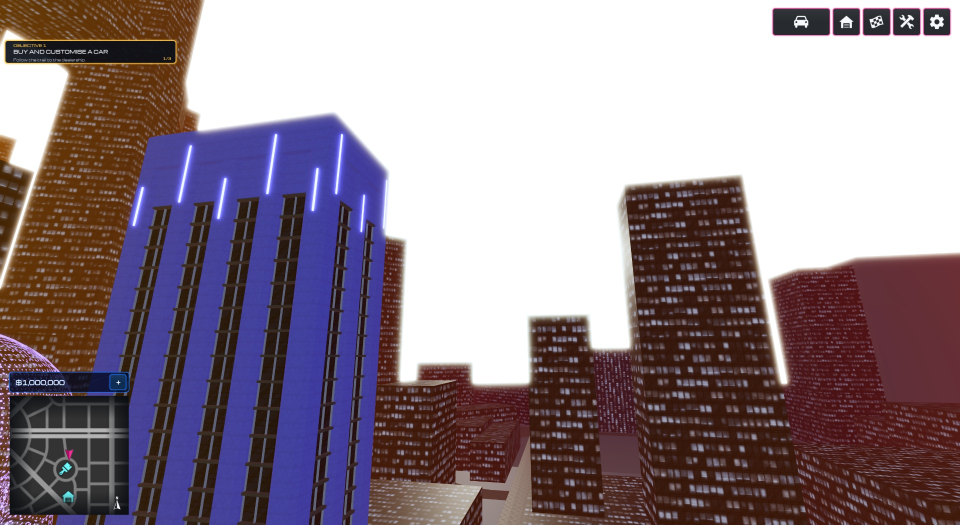
#> input picture scripts/continuous_lighting/evidence/research-20260923/base17.jpg, 1920 x 1049 px, given in place of base17.jpg_raw.png, which was not available (shown at 1/2 size)
$ python -i gen_graffiti.py   (imports and definitions only)
#> lines starting #> are read from the running program, lines starting #| are printed output that depends on the picture; pictures that were not available may be replaced by others from this repository, and a replacement may not be noted
### scripts/south_grid/textures/sglib.py
"""Shared helpers for the South Grid tileable texture generator (numpy + Pillow).
All shapes and filters are periodic, so every map tiles seamlessly."""
import pathlib
import numpy as np
from PIL import Image

N = 1024
OUT = pathlib.Path(__file__).parent / "out"
Y, X = np.mgrid[0:N, 0:N].astype(np.float32) + 0.5


def pd(a, c):
    """Periodic signed distance from coordinate c."""
    return (a - c + N / 2) % N - N / 2


# [4 lines left out: function box_sdf, not called in this run]


def rect_sdf(x0, y0, x1, y1, r=0.0):
    return box_sdf((x0 + x1) / 2, (y0 + y1) / 2, x1 - x0, y1 - y0, r)


def circ_sdf(cx, cy, rad):
    return np.hypot(pd(X, cx), pd(Y, cy)) - rad


def cov(sdf, soft=1.0):
    """Antialiased coverage from a signed distance."""
    return np.clip(0.5 - sdf / soft, 0, 1).astype(np.float32)


def bevel(sdf, width):
    """0 outside, ramps to 1 over `width` pixels inside."""
    return np.clip(-sdf / width, 0, 1).astype(np.float32)


def rect(x0, y0, x1, y1, r=0.0, soft=1.0):
    return cov(rect_sdf(x0, y0, x1, y1, r), soft)


# [5 lines left out: function lerp, not called in this run]


def col(*rgb):
    return np.array(rgb, dtype=np.float32) / 255.0


_K = None


def _kgrid(ax=1.0, ay=1.0):
    f = np.fft.fftfreq(N) * N
    return np.hypot(f[None, :] * ax, f[:, None] * ay)


# [14 lines left out: function fbm, not called in this run]


def blur(img, sigma):
    """Periodic gaussian blur (2D or HxWxC)."""
    f = np.fft.fftfreq(N)
    g = np.exp(-2 * (np.pi * sigma) ** 2 * (f[None, :] ** 2 + f[:, None] ** 2))
    if img.ndim == 2:
        return np.real(np.fft.ifft2(np.fft.fft2(img) * g)).astype(np.float32)
    return np.stack([blur(img[..., i], sigma) for i in range(img.shape[2])], -1)


def normal_from_height(H, strength):
    """OpenGL / Roblox convention: +G = up (towards smaller image row)."""
    dx = (np.roll(H, -1, 1) - np.roll(H, 1, 1)) * 0.5
    dr = (np.roll(H, -1, 0) - np.roll(H, 1, 0)) * 0.5
    nx, ny, nz = -dx * strength, dr * strength, np.ones_like(H)
    ln = np.sqrt(nx * nx + ny * ny + nz * nz)
    return np.stack([nx / ln, ny / ln, nz / ln], -1)


# [8 lines left out: function bake_light, not called in this run]


def save(name, arr):
    OUT.mkdir(parents=True, exist_ok=True)
    a = np.clip(arr, 0, 1)
    a = (a * 255 + 0.5).astype(np.uint8)
    Image.fromarray(a, "L" if a.ndim == 2 else "RGB").save(OUT / name, optimize=True)


def save_set(slug, C, H, strength, R, M=None):
    nrm = normal_from_height(H, strength)
    save(f"{slug}_color.png", C)
    save(f"{slug}_normal.png", nrm * 0.5 + 0.5)
    save(f"{slug}_roughness.png", R)
    if M is not None:
        save(f"{slug}_metalness.png", M)
    return nrm

### scripts/south_grid/textures/gen_graffiti.py
"""Make the Codex-painted graffiti murals (src/*_raw.png) seamless and derive normal/roughness.
Vertical: crop + linear cross-fade of the plain concrete strips.
Horizontal: self-overlap quilting with a minimum-error vertical seam (pieces overlap like real graffiti).
usage: py -3 gen_graffiti.py"""
import pathlib
import numpy as np
from PIL import Image
from sglib import N, blur, save_set

SRC = pathlib.Path(__file__).parent / "src"


def vfade(a, k):
#> called with k = 90
    h = a.shape[0]
#> h = 1049
    out = a[: h - k].copy()
    w = (np.arange(k) / (k - 1))[:, None, None]
    out[:k] = a[h - k:] * (1 - w) + a[:k] * w
    return out


def hquilt(a, k, feather=3):
#> called with k = 120, feather = 3
    h, w = a.shape[:2]
#> h = 959; w = 1920
    A, B = a[:, w - k:], a[:, :k]
    cost = np.sqrt(((A - B) ** 2).sum(-1))
    # discourage seams near the overlap borders
    cost = cost + 0.02 * np.abs(np.linspace(-1, 1, k))[None, :] ** 4 * 50
    E = cost.copy()
    back = np.zeros((h, k), np.int64)
    for y in range(1, h):
        prev = E[y - 1]
        l = np.r_[np.inf, prev[:-1]]
        r = np.r_[prev[1:], np.inf]
        stack = np.stack([l, prev, r])
        idx = stack.argmin(0)
        E[y] += stack.min(0)
        back[y] = np.arange(k) + idx - 1
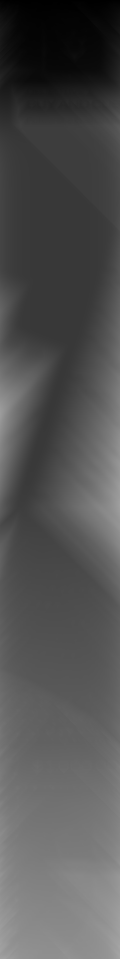
#> E: shape (959, 120) float64; min 0.159, max 165.1, mean 82.5
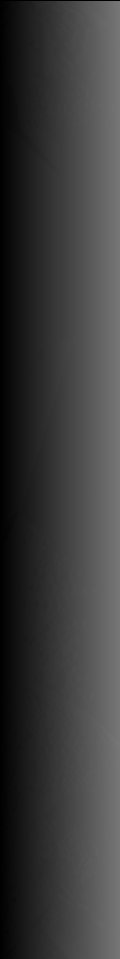
#> back: shape (959, 120) int64; min 0, max 119, mean 59.3
    seam = np.zeros(h, np.int64)
#> seam = 959 values from 0 to 0
    seam[-1] = E[-1].argmin()
    for y in range(h - 1, 0, -1):
        seam[y - 1] = back[y, seam[y]]
#> after the loop, seam = 959 values, max 85 at index 957, min 6 at index 84, mean 48.63
    xs = np.arange(k)[None, :]
    m = np.clip((xs - seam[:, None]) / feather + 0.5, 0, 1)[..., None]  # 0 = A, 1 = B
    out = a[:, : w - k].copy()
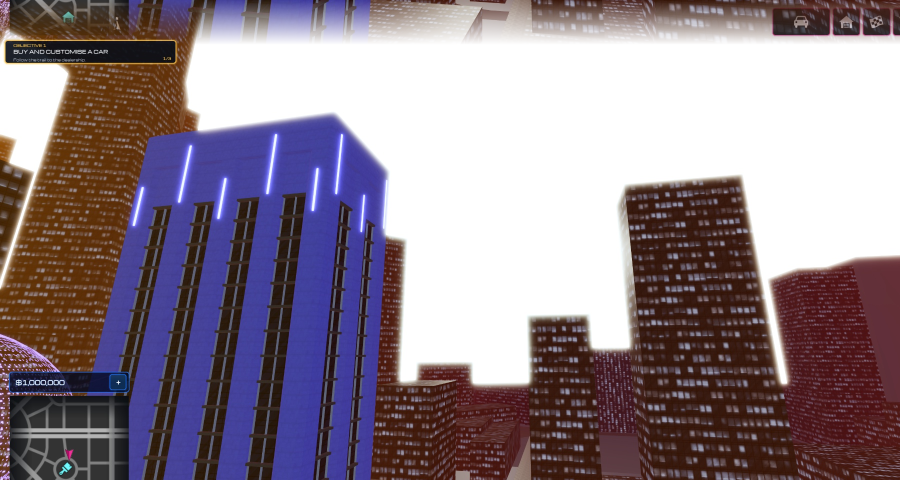
#> out: shape (959, 1800, 3) float32 (shown at 1/2 size); mean R, G, B 0.566, 0.512, 0.552
    out[:, :k] = A * (1 - m) + B * m
    return out, seam


def process(slug, kv=90, kh=120, strength=4.0):
    raw = np.asarray(Image.open(SRC / f"{slug}_raw.png").convert("RGB"), np.float32) / 255
    t = vfade(raw, kv)
    t, seam = hquilt(t, kh)
    img = Image.fromarray((np.clip(t, 0, 1) * 255 + 0.5).astype(np.uint8)).resize((N, N), Image.LANCZOS)
    C = np.asarray(img, np.float32) / 255
    # paint mask from saturation / dark outlines; concrete is low-saturation mid grey
    mx, mn = C.max(-1), C.min(-1)
    sat = (mx - mn) / (mx + 1e-4)
    lum = C @ np.array([0.3, 0.59, 0.11], np.float32)
    paint = np.clip((sat - 0.18) * 4, 0, 1)
    paint = np.maximum(paint, np.clip((0.22 - lum) * 6, 0, 1))
    paint = blur(paint, 1.0)
    detail = lum - blur(lum, 3)
    H = 0.5 + detail * 1.5 * (1 - 0.7 * paint) + 0.04 * paint
    R = 0.9 - 0.25 * paint
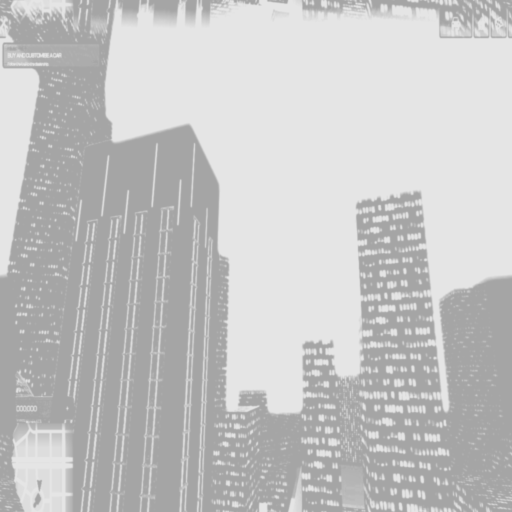
#> R: shape (1024, 1024) float32 (shown at 1/2 size); min 0.65, max 0.9, mean 0.774
    save_set(slug, C, H, strength, R)
#> in normal_from_height, `nx, ny, nz = -dx * strength, dr * strength, np.ones_like(H)`:
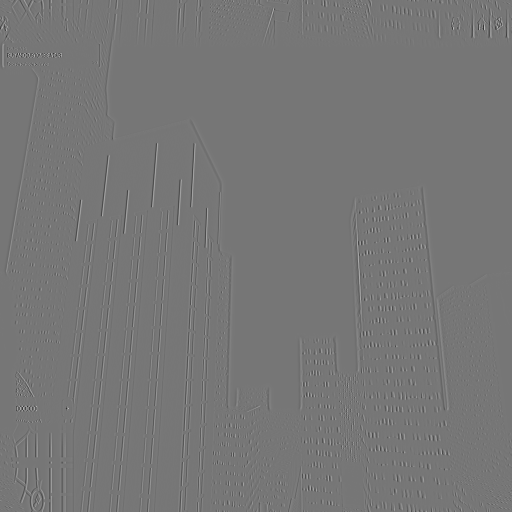
#> nx: shape (1024, 1024) float32 (shown at 1/2 size); min -2.13, max 2.44, mean -4.18e-12; drawn with min black and max white
#> in normal_from_height, `nx, ny, nz = -dx * strength, dr * strength, np.ones_like(H)`: nz: shape (1024, 1024) float32; every value is 1
#> in normal_from_height, `ln = np.sqrt(nx * nx + ny * ny + nz * nz)`:
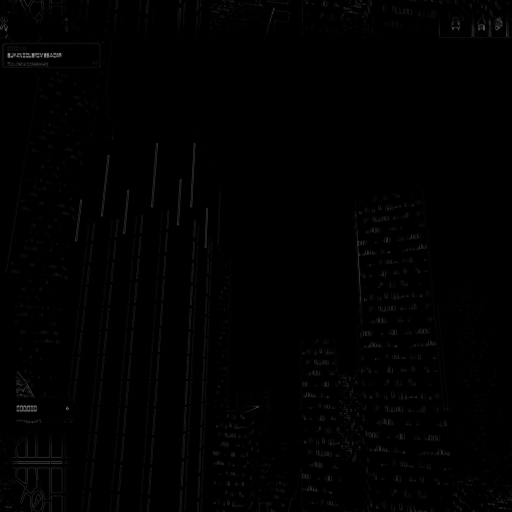
#> ln: shape (1024, 1024) float32 (shown at 1/2 size); min 1, max 2.92, mean 1.01; drawn with min black and max white
#> in normal_from_height, `return np.stack([nx / ln, ny / ln, nz / ln], -1)`:
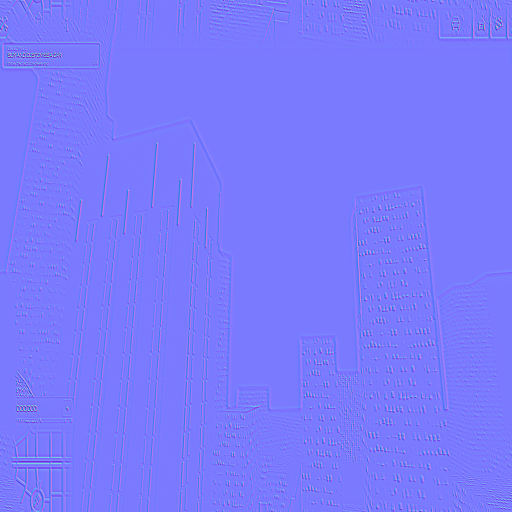
#> returned value: shape (1024, 1024, 3) float32 (shown at 1/2 size); mean of channels 0, 1, 2 -0.000118, 8.08e-05, 0.992; drawn with min black and max white
    return seam


# [4 lines not run here, left out]

>>> result = process('../../continuous_lighting/evidence/research-20260923/base17.jpg')
#> result has the same summary as seam in hquilt

$ run again, on scripts/continuous_lighting/evidence/research-20260923/haze_low.jpg
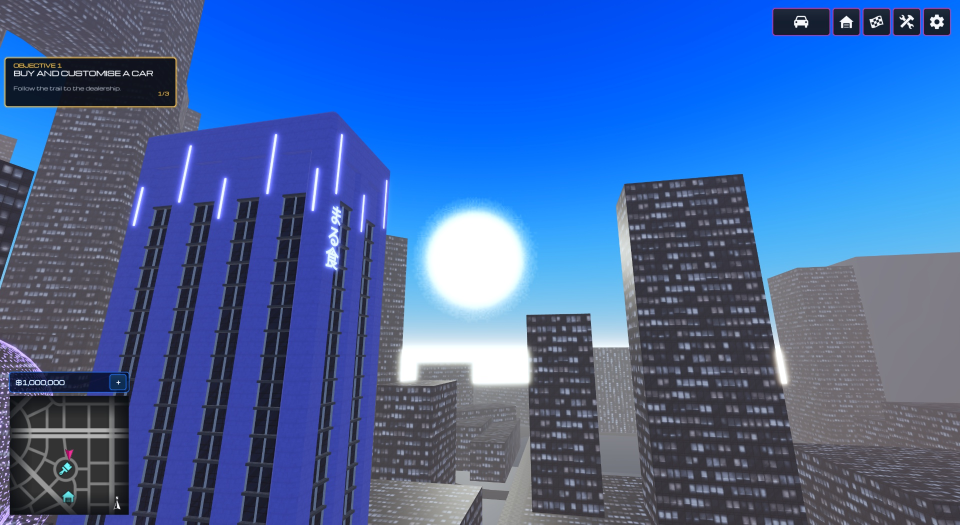
#> input picture scripts/continuous_lighting/evidence/research-20260923/haze_low.jpg, 1920 x 1049 px, given in place of haze_low.jpg_raw.png, which was not available (shown at 1/2 size)
#> after the loop in hquilt, `for y in range(1, h):`:
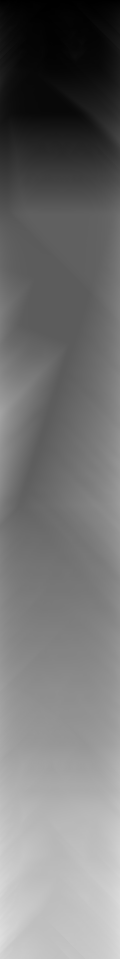
#> E: shape (959, 120) float64; min 0.0432, max 222.9, mean 114.7
#> after the loop in hquilt, `for y in range(h - 1, 0, -1):`: seam = 959 values, max 80 at index 668, min 6 at index 118, mean 46.22
#> nz: shape (1024, 1024) float32; every value is 1
#> in normal_from_height, `return np.stack([nx / ln, ny / ln, nz / ln], -1)`:
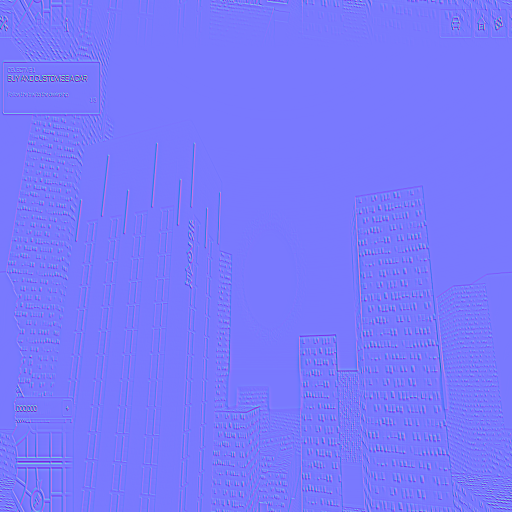
#> returned value: shape (1024, 1024, 3) float32 (shown at 1/2 size); mean of channels 0, 1, 2 -0.000171, 0.000192, 0.99; drawn with min black and max white
#> result has the same summary as seam in hquilt
